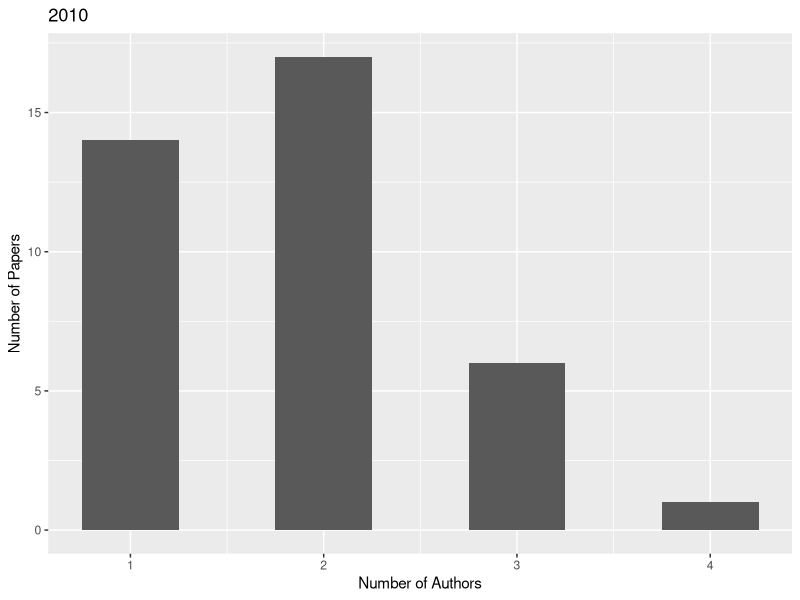
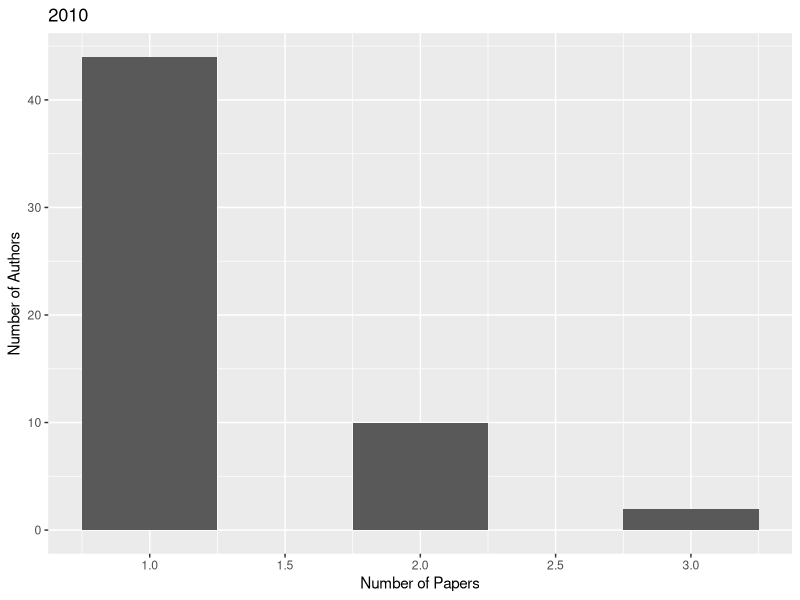
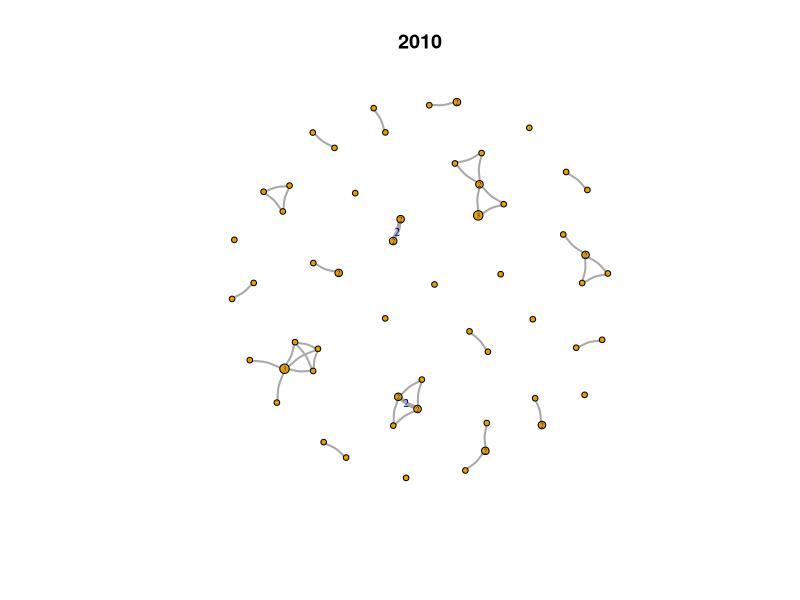
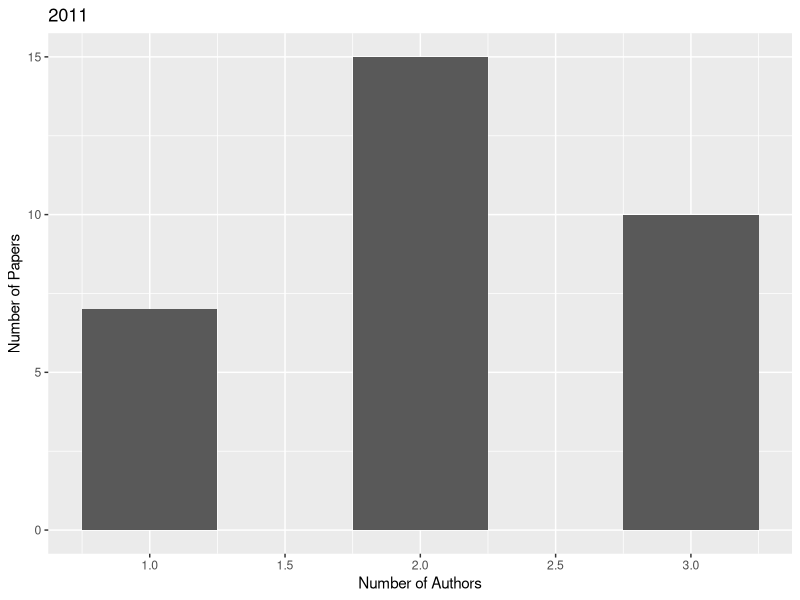
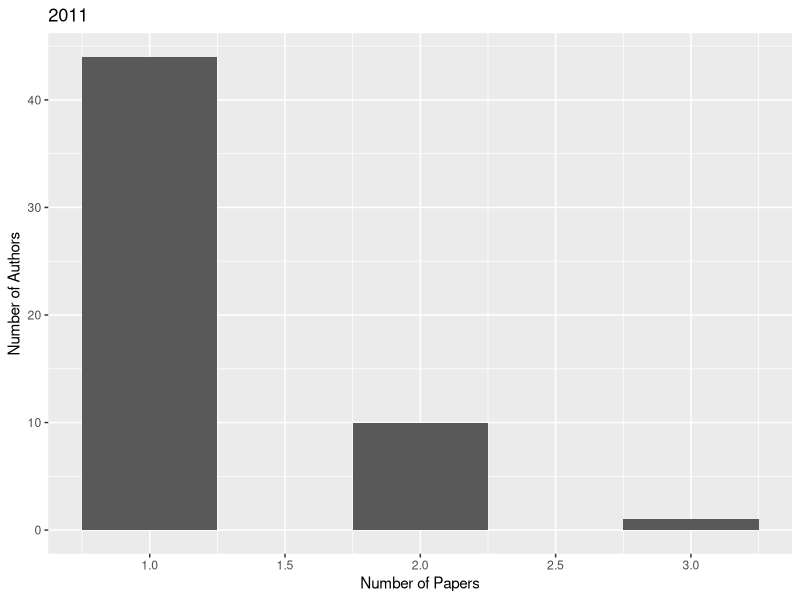
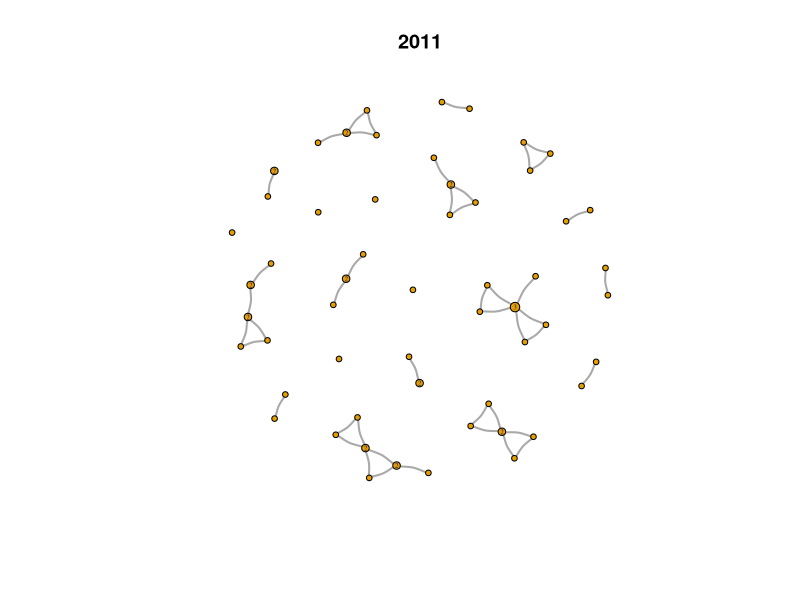
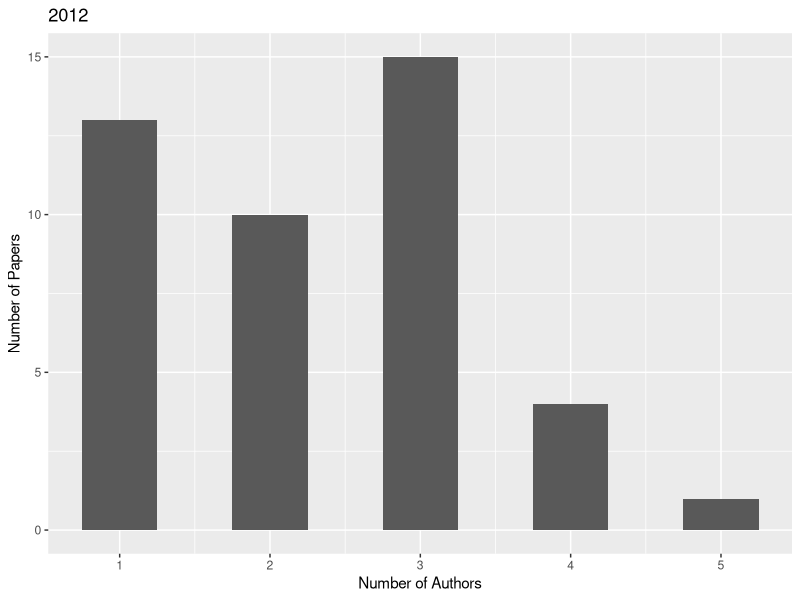
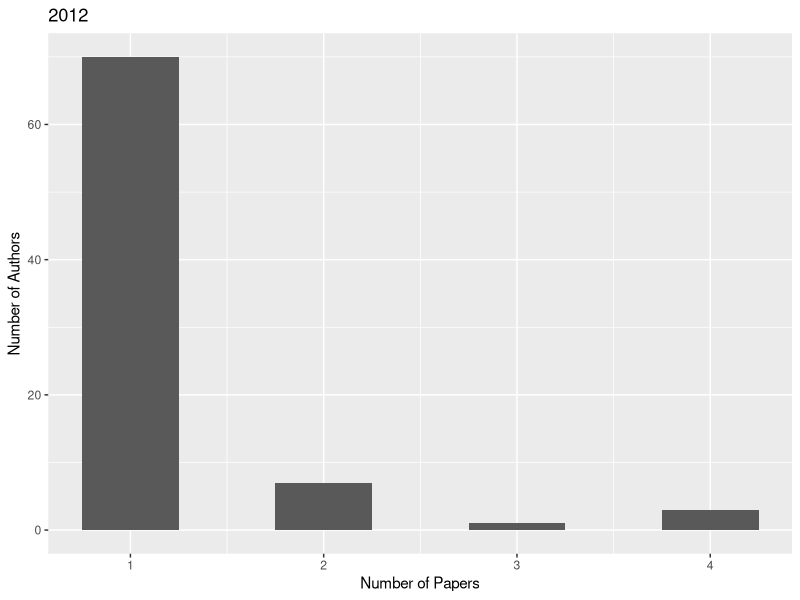

Source code (R) for these figures, in order: (Note: this script raises an error after producing the figures.)

library(dplyr)
library(ggplot2)
library(igraph)

data <- read.csv("data/swp.csv", stringsAsFactors=FALSE)

all.cases <- as.character(2010:2017)
for (x in 2016:2010) {
   all.cases <- c(all.cases, paste( as.character(seq(x,2017)),collapse="|"))
}

for (year in all.cases) {

    fname_suffix <- do.call(paste, c(strsplit(year, "\\|"), collapse="_"))
    
    # authors in the given year
    authors <- data %>%
        filter(grepl(year, .$date)) %>%
        group_by(id) %>%
        do(data.frame(author=strsplit(.$authors, ",")[[1]], stringsAsFactors=FALSE))
        
    
    ###################
    ###   some summary statistics  
    #

    # number of authors for each paper
    pdata <- authors %>% group_by(id) %>% summarize(nauth=n())
    
    qp <- qplot(nauth, data=pdata, xlab="Number of Authors", ylab="Number of Papers",
                geom="histogram", binwidth=0.5, main=year)
    ggsave(filename=file.path("plots", "authors", 
                               paste0("nauthors_", fname_suffix, ".pdf")),
           plot=qp, width=6, height=6)


    # number of papers for each author
    adata <- authors %>% group_by(author) %>% summarize(npub=n())
    qp <- qplot(npub, data=adata, xlab="Number of Papers", ylab="Number of Authors",
                geom="histogram", binwidth=0.5, main=year)
    ggsave(filename=file.path("plots", "authors", 
                       paste0("npapers_", fname_suffix, ".pdf")), 
        plot=qp, width=6, height=6)

    #######################
    ### co-author graph
    #

    # nodes of graph are authors
    anodes <- mutate(adata, weight=npub, npub=NULL)

    all.pairs <- function(vals) {
        if (length(vals) < 2) 
            return( data.frame() )
        tmp <- combn(vals, 2)
        return(data.frame(a1=tmp[1,], a2=tmp[2,], stringsAsFactors=FALSE))
    }

    aedges <- data %>% filter(grepl(year, .$date)) %>%
                       group_by(id) %>%
                       do(all.pairs(strsplit(.$authors, ",")[[1]])) %>%
                       ungroup() %>% select(a1, a2)
    net <- graph_from_data_frame(aedges, vertices=anodes, directed=FALSE)
    E(net)$weight <- 1
    net <- simplify(net, edge.attr.comb=list(weight="sum", "ignore"))


    #V(net)$weight <- unlist(vapply( V(net)$name, 
    #                        function (x) sum(grepl(x, authors$author)),
    #                        0, USE.NAMES=FALSE))

    min_npub <- min(V(net)$weight)
    max_npub <- max(V(net)$weight)
    step_npub <- min(1.0, 7.0/(max_npub-min_npub))

    pdf_fname = file.path("plots", "authors",
                          paste0("network_", fname_suffix, ".pdf"))
    cat("Saving to", pdf_fname, "...")
    pdf(file=pdf_fname, width=6, height=6)
    plot(net, 
         vertex.label.cex=.4,
         vertex.label=sapply(V(net)$weight, function(x) ifelse(x>1,x,"")),
         vertex.size=3+(V(net)$weight-min_npub)*step_npub,
         edge.curved=.2, 
         edge.width=E(net)$weight*2,
         edge.label=sapply(E(net)$weight, function(x) ifelse(x>1, x, "")),
         edge.label.cex=.7,
         main=year
    )
    graphics.off()
    cat("done\n")

} 
